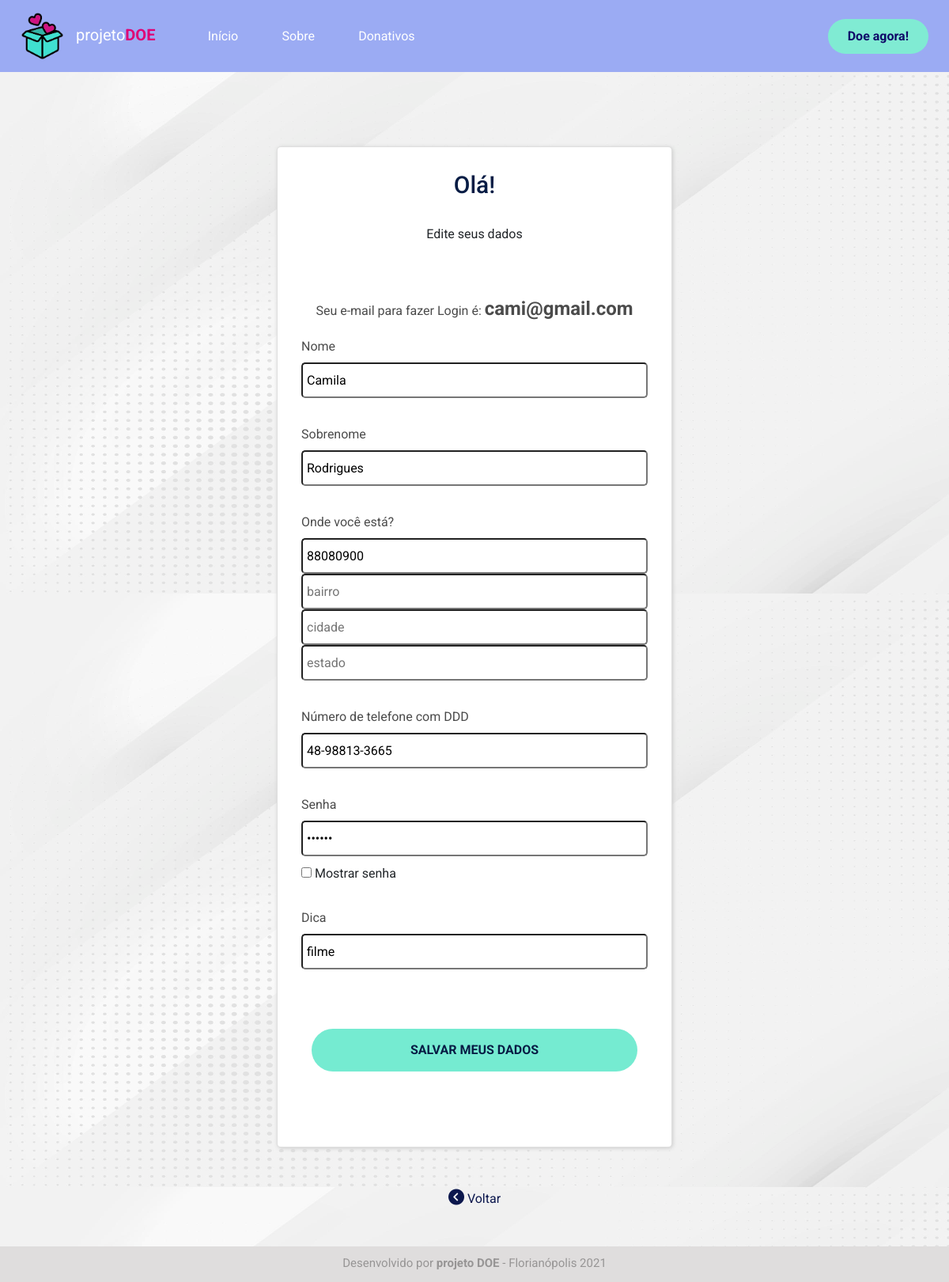
The app's page /editar-usuario.php (signed in) with its own data.
### tables this page shows
CREATE TABLE IF NOT EXISTS `tb_user` (
  `nome` varchar(60) NOT NULL,
  `sobrenome` varchar(60) NOT NULL,
  `cep` varchar(8) NOT NULL,
  `email` varchar(60) NOT NULL,
  `telefone` varchar(24) NOT NULL,
  `senha` varchar(64) NOT NULL,
  `dica` varchar(60) NOT NULL,
  PRIMARY KEY (`email`),
  UNIQUE KEY `email` (`email`)
);

### verifica_login.php (called while the page is built, shortened)
<?php
include "connect.php";
$em = isset($_SESSION["email_user"])?$_SESSION["email_user"]:"";
$se = isset($_SESSION["senha_user"])?$_SESSION["senha_user"]:"";
if($em != "" && $se != "") {
    $dados = mysqli_query($link,"select * from tb_user WHERE email = '$em'");
    while($d = mysqli_fetch_array($dados)){
        $email_logado = $d['email'];
    }
} else {
    header('Location: login.php?Usuario_senha_Incorreta');
}
?>

### editar-usuario.php (the view, shortened to what this page needs)
<!DOCTYPE html>
<html lang="pt-br">
    <?php
    include "connect.php";
    include "cabecalho.inc.php";
    include "verifica_login.php";
    $select_usuario = "SELECT * FROM tb_user WHERE email = '$email_logado'";
    $resultado_usuario = mysqli_query($link, $select_usuario);
    $linha = $resultado_usuario->fetch_assoc();
    ?>
	<body>
        <form class="form" action="atualizar-usuario.php" method="post" enctype="multipart/form-data">
			<div class="card" style="margin-top: 8%;">
				<div class="card-top">
                    <h2 class="title">Olá!</h2><br>
                        <p>Edite seus dados</p>
                </div><br><br>
                <div class="card-group">
                    <label class="text-center"> Seu e-mail para fazer Login é: <font size="5"> <strong><?php echo $linha['email'];?></strong></font> </label>
                </div>
                <div class="card-group">
                    <label> Nome </label>
                    <input style="text-transform:capitalize" type="text" name="nome" placeholder="Digite seu nome" value="<?php echo $linha['nome'];?>" required>
                </div><br>
                <div class="card-group">
                    <label> Sobrenome </label>
                    <input style="text-transform:capitalize" type="text" name="sobrenome" placeholder="Digite seu sobrenome" value="<?php echo $linha['sobrenome'];?>" required>
                </div><br>
                <div class="card-group">
                    <label> Onde você está? </label>
                    <input type="text" name="cep" id="cep" value="<?php echo $linha['cep'];?>" size="10" maxlength="8"
                    placeholder="Seu CEP: 00000-000" onblur="pesquisacep(this.value);" required/>
                    <input type="text" name="bairro" id="bairro" size="40" placeholder="bairro"/>
                    <input type="text" name="cidade" id="cidade" size="40" placeholder="cidade"/>
                    <input type="text" name="uf" id="uf" size="2" placeholder="estado"/>
                </div><br>
                <div class="card-group">
                    <label> Número de telefone com DDD </label>
                    <input type="text" name="telefone" id="telefone" maxlength="13" OnKeyPress="formatar('##-#####-####', this)"placeholder="(99) 99999-9999" value="<?php echo $linha['telefone'];?>" required>
                </div><br>
                <div class="card-group">
                    <label> Senha </label>
                    <input type="password" name="senha" id="senha" minlength="6" OnKeyPress="formatar('######', this)" placeholder="Senha (mínimo 6 caracteres)" value="<?php echo $linha['senha'];?>" required>
                </div>
                <div>
                <label> <input type="checkbox" onclick="mostrarOcultarSenha()"> Mostrar senha </label>
                </div><br>
                <div class="card-group">
                    <label> Dica </label>
                    <input type="text" name="dica" placeholder="Digite uma dica para lembrar a sua senha" value="<?php echo $linha['dica'];?>" required>
                </div><br>
                <br>
				<div class="card-group btn">
                    <button type="submit" name="atualizarUsu"> <strong>Salvar Meus Dados</strong> </button>
				</div>
				<br><br>
			</div>
        </form>
            <script type="text/javascript" src="js/consulta-endereco.js"></script><br>
            <script type="text/javascript" src="js/script.js"></script><br>
            <div class="voltar">
              <i class="fas fa-chevron-circle-left "></i>
              <a href="minha-conta.php">Voltar</a>
            </div>
            <br><br>
    </body>
    <footer>
        <p>Desenvolvido por <b>projeto DOE</b> - Florianópolis 2021</p>
</footer>
</html>

### css/estilo.css (style rules this page uses)
* { margin: 0; padding:0; box-sizing: border-box; font-family: 'Roboto', sans-serif }
body { background-image: url("../imagem/wallpaper4.jpg"); background-size: 1550px 750px; }
.form { width: 500px; margin: auto; padding-top: 70px; padding-bottom: 5px; }
.card { box-shadow: 1px 1px 5px #ccc; background-color: white; padding: 30px; border-radius: 5px; }
.card-top { text-align: center; }
.card-top h2 { color: rgb(7, 28, 68); font-size: 30px; font-weight: 300px; }
.card-group { margin-bottom: 10px; color: tomato; }
.card-group > label { width: 100%; color: rgb(75,75,75); display: block; }
.card-group > input { border-radius: 5px; outline: 0; width: 100%; height: 45px; padding: 5px; display: block; }
.card-group > button { background-image:linear-gradient(to right, #75ebd1, #75ebd1); width: 100%; border-radius: 30px; padding: 15px; color:rgb(7, 28, 68); border: 0px; outline: 0; font-size: 16px; text-transform: uppercase; }
footer { color: rgb(151, 149, 149); text-align: center; background-color: rgb(223, 221, 221); font-size: 15px; height: 45px; position:absolute; width: 100%; padding: 10px; }
.voltar { text-align: center; }
.voltar i { text-decoration: none; font-size: 20px; color: #0b174d; }
.voltar a { color: #0b174d; }

### records on screen
tb_user: email "cami@gmail.com", nome "Camila", sobrenome "Rodrigues", cep "88080900", telefone "48-98813-3665", dica "filme"
